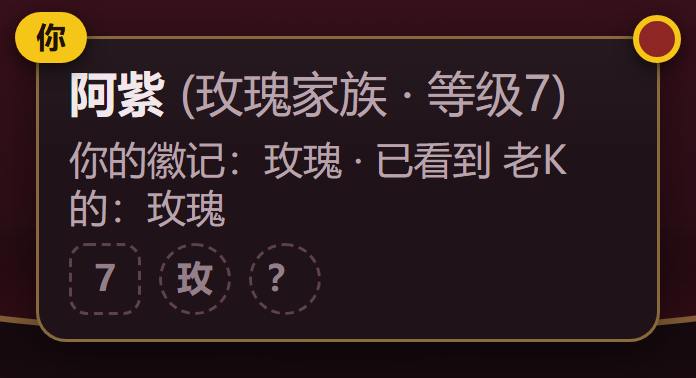
#> input picture .scratch/ui-true-color/shots/self-seat-rose.png, 696 x 378 px, found by its file name
$ python analyze.py
#> lines starting #> are read from the running program, lines starting #| are printed output that depends on the picture; after the words box and inside, x2 and y2 are one past the last pixel; in counts of white or black regions, pixels touching at a corner belong together
import numpy as np
from PIL import Image

SHOTS = r"D:/AIProj/bloodkill/.scratch/ui-true-color/shots"
TARGETS = {
    "rose":   (142, 39, 35),
    "beast":  (51, 96, 143),
    "violet": (138, 95, 192),
    "gold":   (245, 197, 24),
}
TOL = 14

def lum(c):
    def f(v):
        v = v / 255.0
        return v / 12.92 if v <= 0.03928 else ((v + 0.055) / 1.055) ** 2.4
    r, g, b = c
    return 0.2126 * f(r) + 0.7152 * f(g) + 0.0722 * f(b)

def ratio(a, b):
    la, lb = lum(a), lum(b)
    if la < lb: la, lb = lb, la
    return (la + 0.05) / (lb + 0.05)

def scan(path, region=None):
    im = Image.open(path).convert("RGB")
    a = np.asarray(im).astype(int)
    if region:
        x0, y0, x1, y1 = region
        a = a[y0:y1, x0:x1]
        ox, oy = x0, y0
    else:
        ox = oy = 0
    out = {}
    for name, (tr, tg, tb) in TARGETS.items():
        m = (np.abs(a[:, :, 0] - tr) <= TOL) & (np.abs(a[:, :, 1] - tg) <= TOL) & (np.abs(a[:, :, 2] - tb) <= TOL)
        cnt = int(m.sum())
        if cnt:
            ys, xs = np.nonzero(m)
            out[name] = (cnt, int(xs.min() + ox), int(ys.min() + oy), int(xs.max() + ox), int(ys.max() + oy))
        else:
            out[name] = (0, None, None, None, None)
    return im.size, out

def card_bg(path, box):
    im = Image.open(path).convert("RGB")
    a = np.asarray(im).astype(int)
    x0, y0, x1, y1 = box
    patch = a[y0:y1, x0:x1].reshape(-1, 3)
    med = np.median(patch, axis=0).astype(int)
    return tuple(med)

CARD = (31, 18, 25)  # #1f1219
print("=== WCAG contrast vs card bg #1f1219 (31,18,25) ===")
for name, c in TARGETS.items():
    print(f"  {name:7s} {c}  ->  {ratio(c, CARD):.2f}:1")

print()
print("=== closeup scans (badge + chip presence) ===")
for f in ["self-seat-rose.png", "self-seat-beast.png", "self-seat-secret-order.png"]:
    size, res = scan(f"{SHOTS}/{f}")
#> in scan, im is the input picture: PIL image 696x378 RGB; mean R, G, B 48.9, 31.3, 34.7
#> the loop in scan, `for name, (tr, tg, tb) in TARGETS.items():` made 4 passes
#> cnt on passes 1 to 4: 963, 169, 0, 3139
#> pass 1, in scan, `m = (np.abs(a[:, :, 0] - tr) <= TOL) & (np.abs(a[:, :, 1] - tg) <= TOL..`:
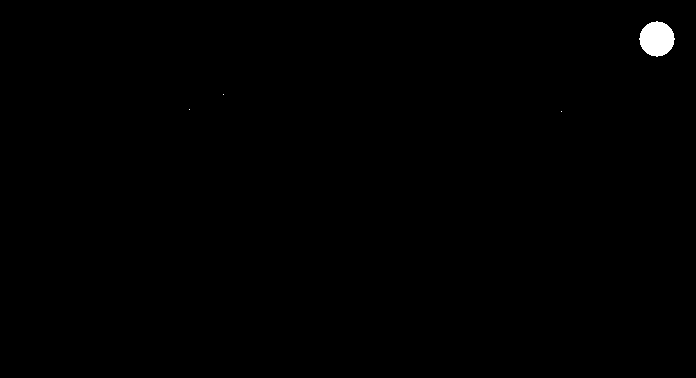
#> m: shape (378, 696) bool; 0.37% white; 4 white regions (3 under 20 px), largest, box (x1, y1, x2, y2) and area: (639, 21, 675, 57) 960
#> pass 2, in scan, `m = (np.abs(a[:, :, 0] - tr) <= TOL) & (np.abs(a[:, :, 1] - tg) <= TOL..`:
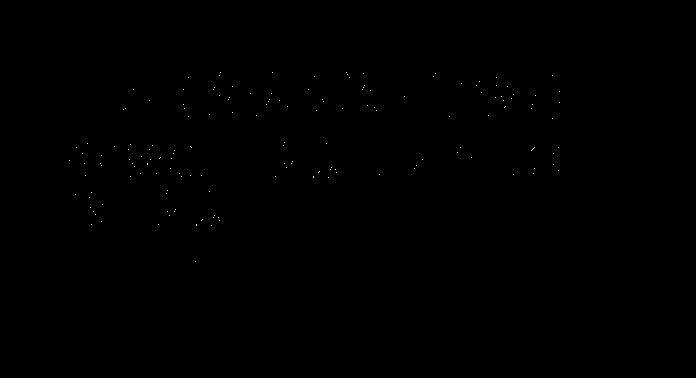
#> m: shape (378, 696) bool; 0.06% white in thin lines or dots, all inside (x1, y1, x2, y2) = (69, 72, 560, 262)
#> after the loop in scan, `for name, (tr, tg, tb) in TARGETS.items():`:
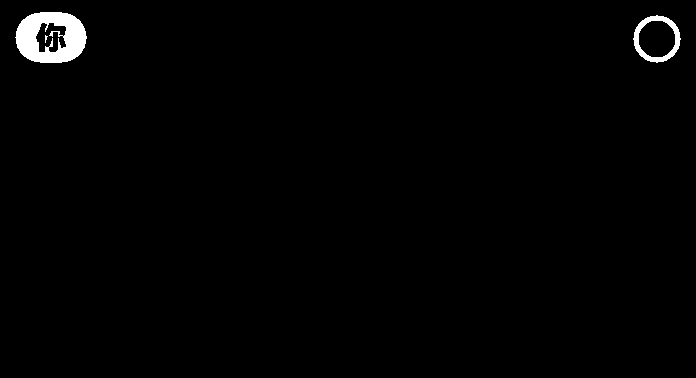
#> m: shape (378, 696) bool; 1.2% white; 3 white regions (1 under 20 px), largest, box (x1, y1, x2, y2) and area: (15, 12, 87, 63) 2435, (633, 15, 681, 63) 691
#> after the loop in scan, `for name, (tr, tg, tb) in TARGETS.items():`: out = 4 items
#> size = (696, 378); res = 4 items
    print(f"{f}  size={size}")
#| self-seat-rose.png  size=(696, 378)
    for k, v in res.items():
        cnt, x0, y0, x1, y1 = v
        if cnt:
            print(f"   {k:7s} n={cnt:6d} bbox=({x0},{y0})-({x1},{y1})")
        else:
            print(f"   {k:7s} n=0")
#> this loop made 4 passes
#> (k, cnt, x0, y0, x1, y1) on passes 1, 2, 4: ('rose', 963, 189, 21, 674, 111), ('beast', 169, 69, 72, 559, 261), ('gold', 3139, 15, 12, 680, 62)
#|    rose    n=   963 bbox=(189,21)-(674,111)
#|    beast   n=   169 bbox=(69,72)-(559,261)
#|    violet  n=0
#|    gold    n=  3139 bbox=(15,12)-(680,62)
#> pass 2 of the loop `for f in ["self-seat-rose.png", "self-seat-beast.png", "self-seat-secr..`:
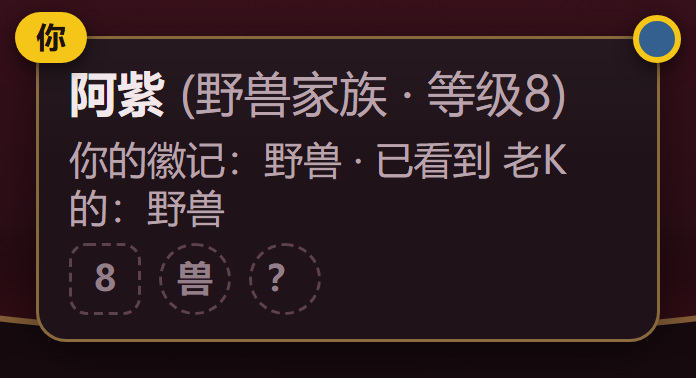
#> input picture .scratch/ui-true-color/shots/self-seat-beast.png, 696 x 378 px, found by its file name
#> in scan, im is the input picture: PIL image 696x378 RGB; mean R, G, B 48.8, 31.8, 35.5
#> the loop in scan (call 2), `for name, (tr, tg, tb) in TARGETS.items():` made 4 passes
#> (cnt, ys, xs) on pass 1: (3, [86, 109, 111], [532, 189, 561])
#> pass 1, in scan (call 2), `m = (np.abs(a[:, :, 0] - tr) <= TOL) & (np.abs(a[:, :, 1] - tg) <= TOL..`:
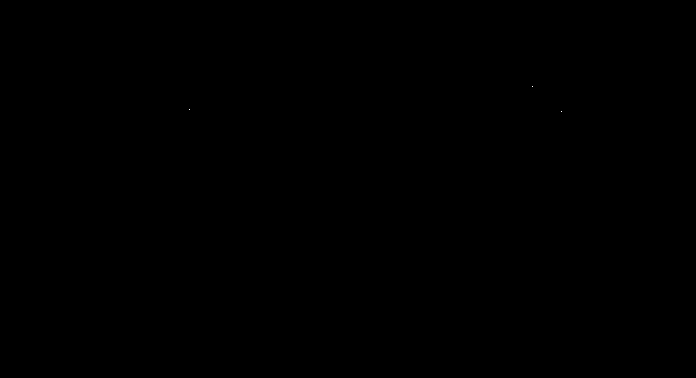
#> m: shape (378, 696) bool; 0% white in thin lines or dots, all inside (x1, y1, x2, y2) = (189, 86, 562, 112)
#> after the loop in scan (call 2), `for name, (tr, tg, tb) in TARGETS.items():`:
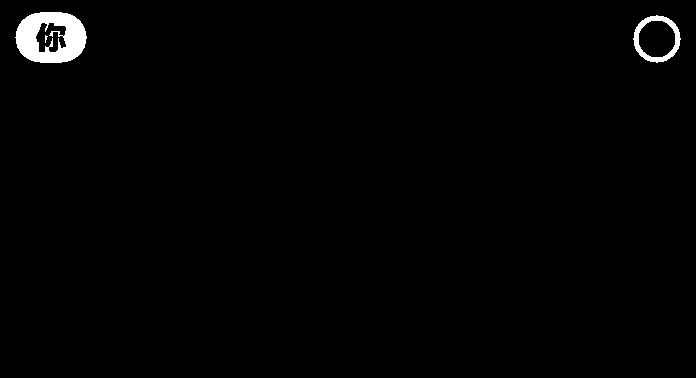
#> m: shape (378, 696) bool; 1.2% white; 3 white regions (1 under 20 px), largest, box (x1, y1, x2, y2) and area: (15, 12, 87, 63) 2435, (633, 15, 681, 63) 689
#| self-seat-beast.png  size=(696, 378)
#> the loop `for k, v in res.items():` made 4 passes
#> (k, cnt, x0, y0, x1, y1) on passes 1, 2, 4: ('rose', 3, 189, 86, 561, 111), ('beast', 1090, 69, 21, 674, 224), ('gold', 3137, 15, 12, 680, 62)
#> (printed output is left out)
#> pass 3 of the loop `for f in ["self-seat-rose.png", "self-seat-beast.png", "self-seat-secr..`:
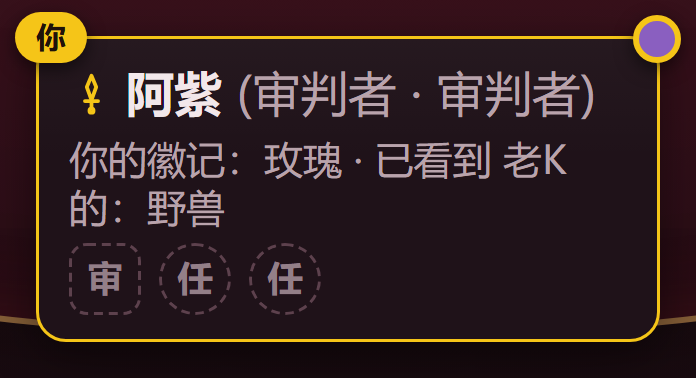
#> input picture .scratch/ui-true-color/shots/self-seat-secret-order.png, 696 x 378 px, found by its file name
#> in scan, im is the input picture: PIL image 696x378 RGB; mean R, G, B 51.2, 33.5, 34.6
#> the loop in scan (call 3), `for name, (tr, tg, tb) in TARGETS.items():` made 4 passes
#> (cnt, ys, xs) on pass 1: (1, [109], [246])
#> pass 1, in scan (call 3), `m = (np.abs(a[:, :, 0] - tr) <= TOL) & (np.abs(a[:, :, 1] - tg) <= TOL..`:
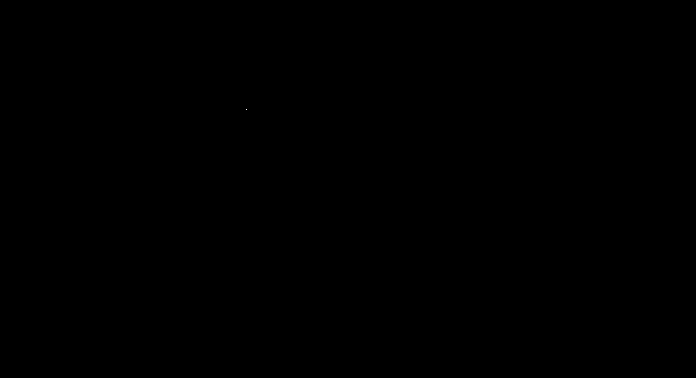
#> m: shape (378, 696) bool; 0% white in thin lines or dots, all inside (x1, y1, x2, y2) = (246, 109, 247, 110)
#> after the loop in scan (call 3), `for name, (tr, tg, tb) in TARGETS.items():`:
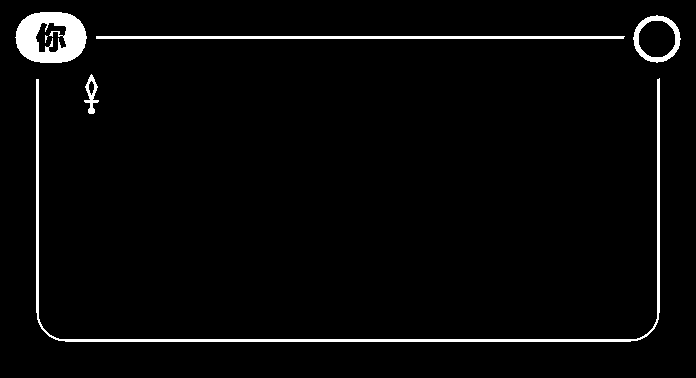
#> m: shape (378, 696) bool; 3.1% white; 6 white regions (1 under 20 px), largest, box (x1, y1, x2, y2) and area: (36, 78, 660, 342) 3288, (15, 12, 87, 63) 2435, (96, 36, 625, 39) 1585, (633, 15, 681, 63) 692, (84, 74, 99, 114) 242
#> after the loop in scan (call 3), `for name, (tr, tg, tb) in TARGETS.items():`: out = {'rose': (1, 246, 109, 246, 109), 'beast': (122, 69, 75, 588, 280), 'violet': (960, 639, 21, 674, 56), 'gold': (8255, 15, 12, 680, 341)}
#> res has the same summary as out in scan
#| self-seat-secret-order.png  size=(696, 378)
#> the loop `for k, v in res.items():` made 4 passes
#> (printed output is left out)

print()
print("=== measured card bg in closeups (patch 560..660 x 250..320) ===")
for f in ["self-seat-rose.png", "self-seat-beast.png", "self-seat-secret-order.png"]:
    bg = card_bg(f"{SHOTS}/{f}", (560, 250, 660, 320))
#> in card_bg, `med = np.median(patch, axis=0).astype(int)`: med = [31, 18, 25]
#> bg = (31, 18, 25)
    print(f"{f}: bg={bg}")
#| self-seat-rose.png: bg=(31, 18, 25)
    for name, c in TARGETS.items():
        pass
#> pass 2 of the loop `for f in ["self-seat-rose.png", "self-seat-beast.png", "self-seat-secr..`:
#| self-seat-beast.png: bg=(31, 18, 25)
#> pass 3 of the loop `for f in ["self-seat-rose.png", "self-seat-beast.png", "self-seat-secr..`:
#| self-seat-secret-order.png: bg=(31, 18, 25)

print()
print("=== 390 narrow board scan ===")
#> (the run stopped early here; a loop or call above may not have finished)
